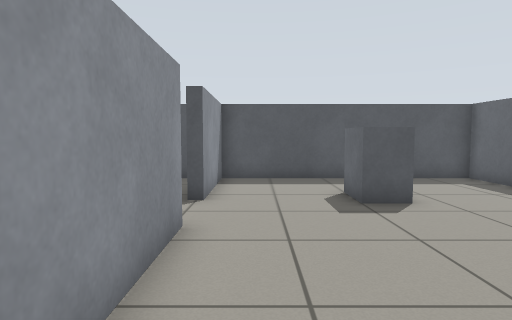
View 1 (above)

16 first-person views from a walk through a robot-simulator world made for Gazebo. The camera is 0.79 m above the floor, tilts 4° down and sees 75° across. The floor is counted in squares, 0.5 m on a side. Each view is taken from the middle of a square. On the plan, view 1 faces up. The plan holds only what a view shows up to about 16 squares ahead; the rest is blank.

View 2
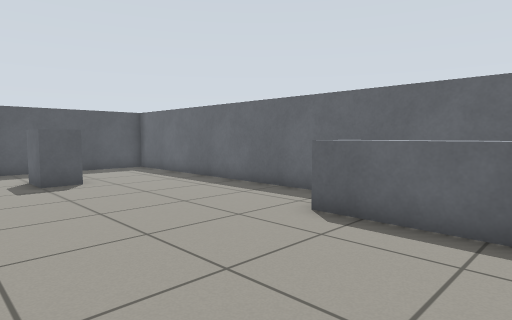

View 3
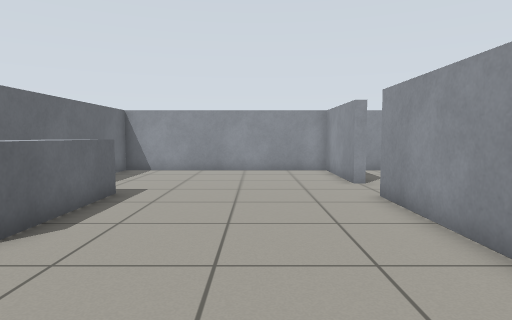

View 4
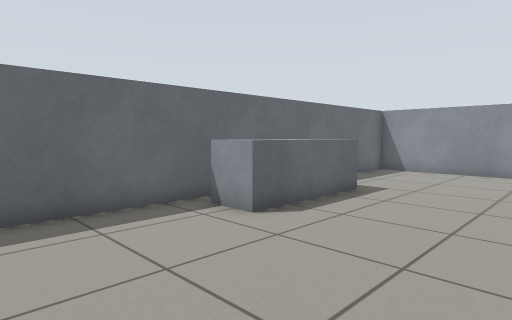

View 5
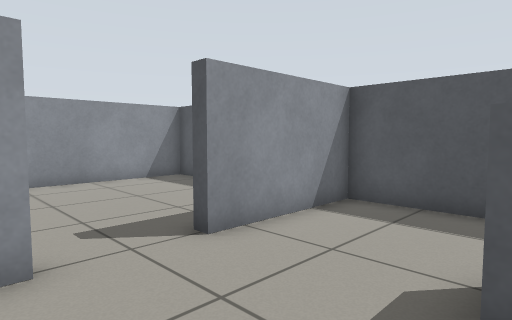

View 6
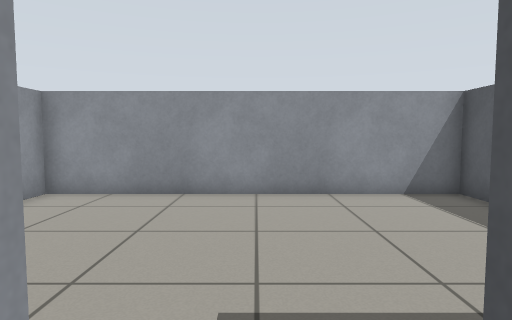

View 7
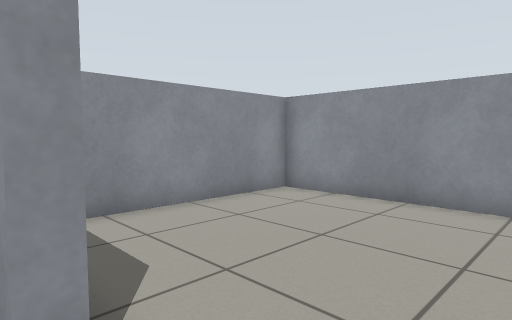

View 8
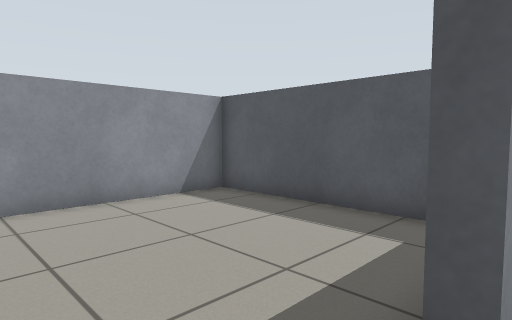

View 9
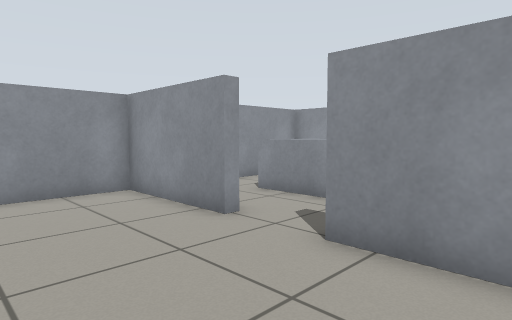

View 10
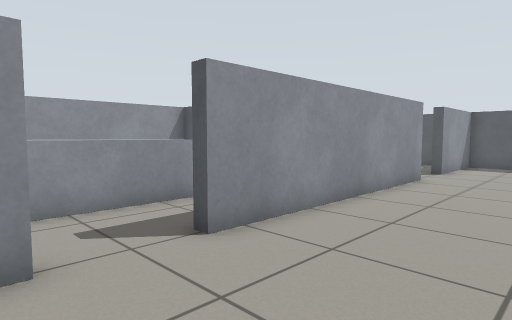

View 11
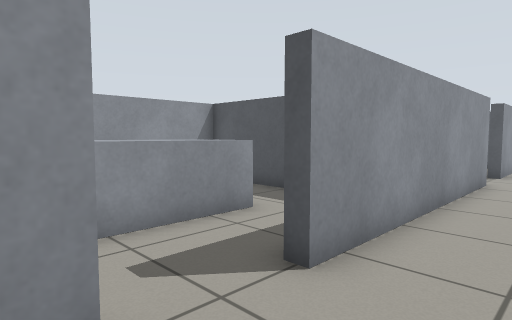

View 12
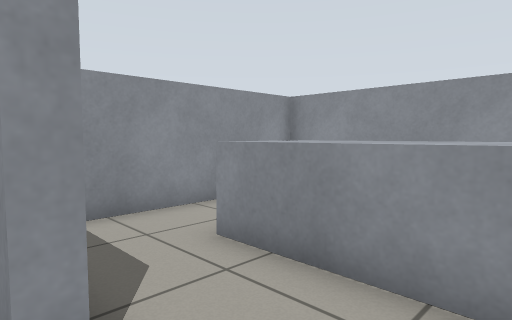

View 13
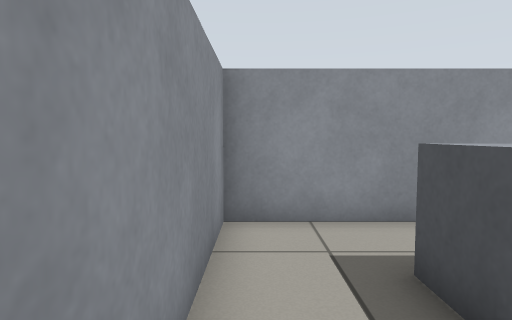

View 14
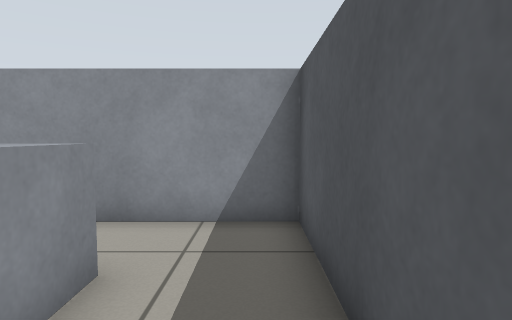

View 15
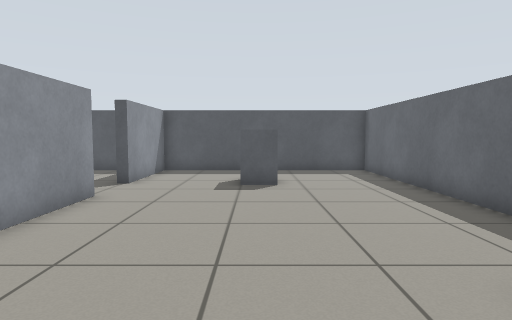

View 16
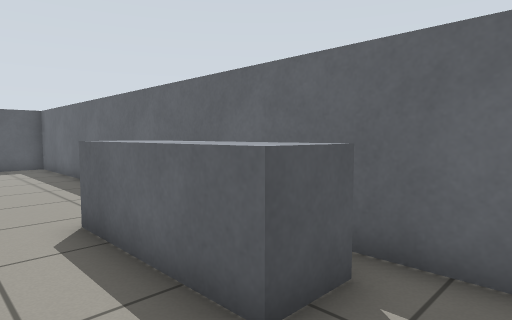

### Floor plan
Points are (right, up) in squares from view 1. A wall is a line through its corners. A room is listed if a view was taken in it or the views show most of it. See-through windows are left out.
Room 1 (views 1, 2, 3, 4, 5, 6, 7, 8, 9, 10, 11, 12, 15, 16)
walls: (-1.8, 5.8) (-1.3, 5.8) (-1.3, -3.8); (-1.8, -6.2) (-1.3, -6.2) (-1.3, -10.6) (8.1, -10.6) (8.1, 12.6) (-1.3, 12.6) (-1.3, 8.2)
ways out: opening at (-2, -5) to room 2; opening at (-2, 7) to room 3
objects: grey box (3, 8) to (3, 9); grey box (6, -4) to (7, 0)
Room 2 (views 13, 14)
walls: (-1.3, -3.8) (-1.8, -3.8); (-4, 0.8) (-9.1, 0.8) (-9.1, -10.6) (-3, -10.6)
ways out: opening at (-2, -5) to room 1
objects: grey box (-6, -8) to (-5, -2)
Room 3 (no view inside)
walls: (-1.3, 8.2) (-1.8, 8.2); (-2.5, 12.6) (-9.1, 12.6) (-9.1, 1.2) (-3.1, 1.2)
ways out: opening at (-2, 7) to room 1

Positions as (right, up) in squares from view 1, and headings:
1: (0, 0), facing up
2: (0, -4), facing up-right
3: (2, 5), facing down
4: (1, 5), facing down-right
5: (3, 5), facing up-left
6: (0, 7), facing left
7: (-1, 8), facing down-left
8: (-1, 6), facing up-left
9: (3, -1), facing down-left
10: (3, -7), facing up-left
11: (1, -7), facing up-left
12: (-1, -4), facing down-left
13: (-3, -10), facing left
14: (-3, 0), facing left
15: (3, -3), facing up
16: (4, -6), facing up-right
